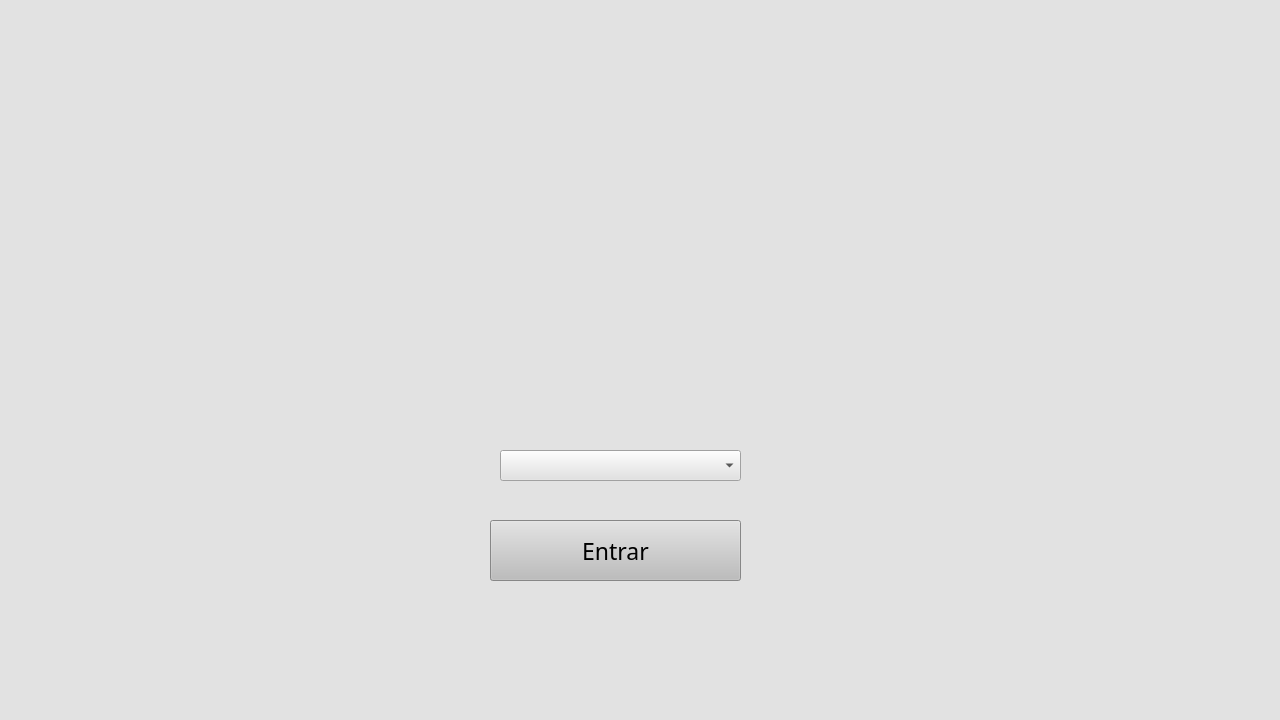
<?xml version="1.0" encoding="UTF-8"?>
<ui version="4.0">
 <class>MainWindow</class>
 <widget class="QMainWindow" name="MainWindow">
  <property name="geometry">
   <rect>
    <x>0</x>
    <y>0</y>
    <width>1280</width>
    <height>720</height>
   </rect>
  </property>
  <property name="maximumSize">
   <size>
    <width>1280</width>
    <height>16777215</height>
   </size>
  </property>
  <property name="font">
   <font>
    <weight>50</weight>
    <italic>false</italic>
    <bold>false</bold>
   </font>
  </property>
  <property name="mouseTracking">
   <bool>false</bool>
  </property>
  <property name="acceptDrops">
   <bool>true</bool>
  </property>
  <property name="windowTitle">
   <string>Sistema de Controle de Qualidade do Ar</string>
  </property>
  <property name="windowIcon">
   <iconset>
    <normaloff>../../../../../../Imagens/LOGO PEQUENA.png</normaloff>../../../../../../Imagens/LOGO PEQUENA.png</iconset>
  </property>
  <property name="windowOpacity">
   <double>100.000000000000000</double>
  </property>
  <property name="styleSheet">
   <string notr="true">
background-color: rgb(226, 226, 226);</string>
  </property>
  <property name="documentMode">
   <bool>false</bool>
  </property>
  <widget class="QWidget" name="centralwidget">
   <widget class="QLabel" name="Logo">
    <property name="geometry">
     <rect>
      <x>230</x>
      <y>10</y>
      <width>791</width>
      <height>371</height>
     </rect>
    </property>
    <property name="text">
     <string/>
    </property>
    <property name="pixmap">
     <pixmap>Imagens/LOGO GERAL.png</pixmap>
    </property>
   </widget>
   <widget class="QPushButton" name="loginButton">
    <property name="geometry">
     <rect>
      <x>490</x>
      <y>520</y>
      <width>251</width>
      <height>61</height>
     </rect>
    </property>
    <property name="font">
     <font>
      <family>Rockwell Extra Bold</family>
      <pointsize>17</pointsize>
     </font>
    </property>
    <property name="mouseTracking">
     <bool>false</bool>
    </property>
    <property name="autoFillBackground">
     <bool>false</bool>
    </property>
    <property name="styleSheet">
     <string notr="true">background-color: rgb(189, 189, 189);</string>
    </property>
    <property name="text">
     <string>Entrar</string>
    </property>
    <property name="iconSize">
     <size>
      <width>32</width>
      <height>32</height>
     </size>
    </property>
    <property name="checkable">
     <bool>false</bool>
    </property>
    <property name="autoDefault">
     <bool>false</bool>
    </property>
    <property name="default">
     <bool>false</bool>
    </property>
    <property name="flat">
     <bool>false</bool>
    </property>
   </widget>
   <widget class="QComboBox" name="userBox">
    <property name="geometry">
     <rect>
      <x>500</x>
      <y>450</y>
      <width>241</width>
      <height>31</height>
     </rect>
    </property>
    <property name="font">
     <font>
      <family>Rockwell Extra Bold</family>
      <pointsize>12</pointsize>
     </font>
    </property>
   </widget>
  </widget>
  <widget class="QStatusBar" name="statusbar">
   <property name="enabled">
    <bool>true</bool>
   </property>
  </widget>
 </widget>
 <resources/>
 <connections/>
</ui>
